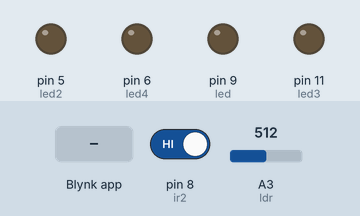
Recording of a sketch running on a simulated Arduino Uno, built with avr-gcc and run on an emulated ATmega328P. Shown: output pins drawn as LEDs (lit = HIGH). The inputs (shaded band) are chosen by the test bench; at power-on: pin 8 (ir2) HIGH, A3 (ldr) = 512. WiFi joins after 1.5 s; servers stay silent unless stated.

Above: at 3.0 s.
3.1 s: Blynk app writes 1 to V2
At 4.0 s:
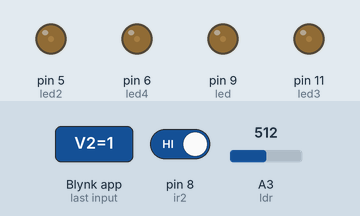
4.6 s: Blynk app writes 200 to V0
At 5.8 s:
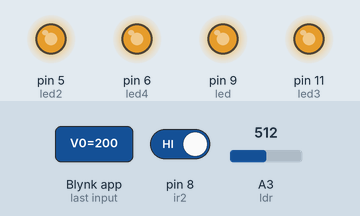
6.1 s: Blynk app writes 1 to V0
At 7.3 s:
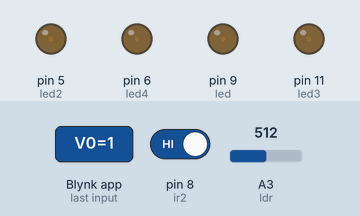
7.6 s: Blynk app writes 0 to V0
At 9.1 s:
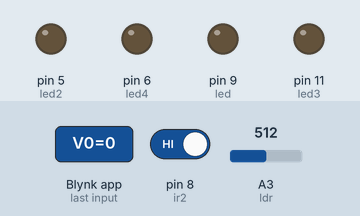
Timing chart, 0 to 10.1 s (numbered marks = the images above; inputs shaded):
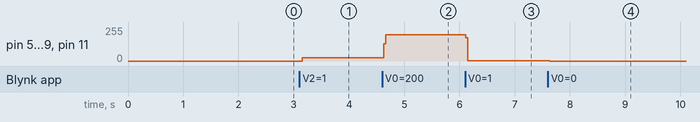

The sketch:

t1.ino
```cpp
#define BLYNK_PRINT Serial
#define BLYNK_TEMPLATE_ID "TMPL33UAiZaTI"
#define BLYNK_TEMPLATE_NAME "iot"
#define BLYNK_AUTH_TOKEN "31QDzKMsGtznN9P5hozAzByTi97VfEw7"
#define BLYNK_PRINT DebugSerial
#include <SoftwareSerial.h>
SoftwareSerial DebugSerial(2, 3); // RX, TX
#include <Time.h>
#include <TimeLib.h>
#include <BlynkSimpleStream.h>
char auth[] = "31QDzKMsGtznN9P5hozAzByTi97VfEw7";
BlynkTimer timer;
int comin=0;
int comax=0;
int iten=25;
int led=9;
int led2=5;
int led3=11;
int led4=6;
int ir1=2;
int ir2=8;
int ldr=A3;
int s;
int m;
int d=1,mo=2,y=2002;
int man;
void setup()
{

  DebugSerial.begin(9600);
  setTime(0,0,0,d,mo,y);
  pinMode(led,OUTPUT);
  pinMode(led2,OUTPUT);
  pinMode(led3,OUTPUT);
  pinMode(led4,OUTPUT);
  pinMode(ir1,INPUT);
  pinMode(ir2,INPUT);
  pinMode(ldr,INPUT);
  digitalWrite(led,LOW);
  digitalWrite(led2,LOW);
  digitalWrite(led3,LOW);
  digitalWrite(led4,LOW);
  Serial.begin(9600);
  Blynk.begin(Serial, auth);
  timer.setInterval(0L,smrt);
}
BLYNK_WRITE(V0){
  iten=param.asInt();
}
BLYNK_WRITE(V2){
  man=param.asInt();
}
   void smrt(){
   m=minute();
   s=second();
   char st[5]="DAY";

   while((m==3)&&(s==59))
   {
    setTime(0,0,0,d,mo,y);
    int est=85*comin;
    int us=((25*comin)+(255*comax))/3;
    int cons=(us*100)/est;
    Blynk.virtualWrite(V1, cons);
      }
   if(m<1){
     Blynk.virtualWrite(V3,"DAY");
   }
   else{
     Blynk.virtualWrite(V3,"NIGHT");
   }
   Blynk.virtualWrite(V7, m);
   Blynk.virtualWrite(V8, s);
  int v=analogRead(ldr);
  Blynk.virtualWrite(V6, v);
  int i=digitalRead(ir1);
  int j=digitalRead(ir2);
  if((v<100)&&(m>=1)&&(man==0))
  {
    comin++;
    analogWrite(led,iten);
    analogWrite(led2,iten);
    analogWrite(led3,iten);
    analogWrite(led4,iten);
    if(i==LOW ){
      digitalWrite(led,HIGH);
      digitalWrite(led2,HIGH);
      delay(500);
      comax++;
    }
    if(j==LOW ){
       digitalWrite(led3,HIGH);
       digitalWrite(led4,HIGH);
       delay(500);
       comax++;
    }
  }
   else{
      digitalWrite(led,LOW);
      digitalWrite(led2,LOW);
      digitalWrite(led3,LOW);
      digitalWrite(led4,LOW);
    }

  if((m<1)&&(v<100))
    {
  Blynk.logEvent("system_alert") ;
    }
  if(man==1)
   {
      analogWrite(led,iten);
      analogWrite(led2,iten);
      analogWrite(led3,iten);
      analogWrite(led4,iten);
   }
   }
void loop()
{

  Blynk.run();
  timer.run();
}
```

Measured:
- after the input at 3.1 s, pin 5 (led2), pin 6 (led4), pin 9 (led), pin 11 (led3): 0/255 → 25/255 after 0.05 s
- after the input at 4.6 s, pin 5 (led2), pin 6 (led4), pin 9 (led), pin 11 (led3): 25/255 → 198/255 at once
- after the input at 6.1 s, pin 5 (led2), pin 6 (led4), pin 9 (led), pin 11 (led3): 198/255 → 1/255 at once
- after the input at 7.6 s, pin 5 (led2), pin 6 (led4), pin 9 (led), pin 11 (led3): 1/255 → 0/255 at once
